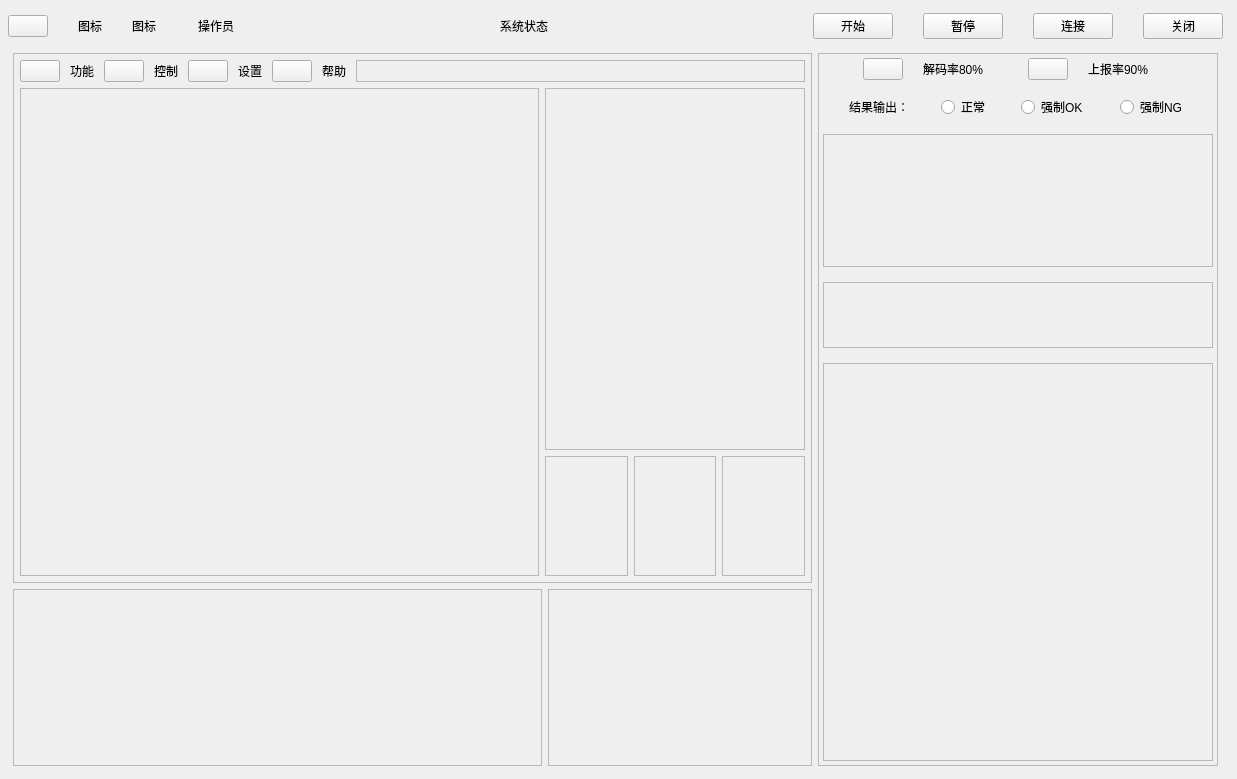
<?xml version="1.0" encoding="UTF-8"?>
<ui version="4.0">
 <class>Cfhs_MainWindow</class>
 <widget class="QMainWindow" name="Cfhs_MainWindow">
  <property name="geometry">
   <rect>
    <x>0</x>
    <y>0</y>
    <width>1237</width>
    <height>779</height>
   </rect>
  </property>
  <property name="windowTitle">
   <string>Cfhs_MainWindow</string>
  </property>
  <widget class="QWidget" name="centralWidget">
   <layout class="QHBoxLayout" name="horizontalLayout_9" stretch="1,0">
    <property name="spacing">
     <number>6</number>
    </property>
    <property name="leftMargin">
     <number>4</number>
    </property>
    <property name="topMargin">
     <number>4</number>
    </property>
    <property name="rightMargin">
     <number>4</number>
    </property>
    <property name="bottomMargin">
     <number>4</number>
    </property>
    <item>
     <layout class="QVBoxLayout" name="verticalLayout_5" stretch="0,1">
      <property name="spacing">
       <number>0</number>
      </property>
      <item>
       <layout class="QHBoxLayout" name="horizontalLayout">
        <property name="spacing">
         <number>30</number>
        </property>
        <property name="leftMargin">
         <number>4</number>
        </property>
        <property name="topMargin">
         <number>4</number>
        </property>
        <property name="rightMargin">
         <number>4</number>
        </property>
        <property name="bottomMargin">
         <number>0</number>
        </property>
        <item>
         <widget class="QPushButton" name="programPushButton"/>
        </item>
        <item>
         <widget class="QLabel" name="programTextLabel">
          <property name="text">
           <string>图标</string>
          </property>
         </widget>
        </item>
        <item>
         <widget class="QLabel" name="userImageLabel">
          <property name="minimumSize">
           <size>
            <width>36</width>
            <height>36</height>
           </size>
          </property>
          <property name="maximumSize">
           <size>
            <width>36</width>
            <height>36</height>
           </size>
          </property>
          <property name="text">
           <string>图标</string>
          </property>
         </widget>
        </item>
        <item>
         <widget class="QLabel" name="userTextLabel">
          <property name="text">
           <string>操作员</string>
          </property>
         </widget>
        </item>
        <item>
         <spacer name="horizontalSpacer">
          <property name="orientation">
           <enum>Qt::Horizontal</enum>
          </property>
          <property name="sizeHint" stdset="0">
           <size>
            <width>40</width>
            <height>20</height>
           </size>
          </property>
         </spacer>
        </item>
        <item>
         <widget class="QLabel" name="sysStatusLabel">
          <property name="text">
           <string>系统状态</string>
          </property>
         </widget>
        </item>
        <item>
         <spacer name="horizontalSpacer_2">
          <property name="orientation">
           <enum>Qt::Horizontal</enum>
          </property>
          <property name="sizeHint" stdset="0">
           <size>
            <width>40</width>
            <height>20</height>
           </size>
          </property>
         </spacer>
        </item>
        <item>
         <widget class="QPushButton" name="startPushButton">
          <property name="text">
           <string>开始</string>
          </property>
         </widget>
        </item>
        <item>
         <widget class="QPushButton" name="stopPushButton">
          <property name="text">
           <string>暂停</string>
          </property>
         </widget>
        </item>
        <item>
         <widget class="QPushButton" name="connectPushButton">
          <property name="text">
           <string>连接</string>
          </property>
         </widget>
        </item>
        <item>
         <widget class="QPushButton" name="closePushButton">
          <property name="text">
           <string>关闭</string>
          </property>
         </widget>
        </item>
       </layout>
      </item>
      <item>
       <layout class="QHBoxLayout" name="horizontalLayout_7" stretch="2,1">
        <property name="leftMargin">
         <number>9</number>
        </property>
        <property name="topMargin">
         <number>9</number>
        </property>
        <property name="rightMargin">
         <number>9</number>
        </property>
        <property name="bottomMargin">
         <number>9</number>
        </property>
        <item>
         <layout class="QVBoxLayout" name="verticalLayout_4" stretch="3,1">
          <property name="leftMargin">
           <number>0</number>
          </property>
          <property name="topMargin">
           <number>0</number>
          </property>
          <property name="rightMargin">
           <number>0</number>
          </property>
          <property name="bottomMargin">
           <number>0</number>
          </property>
          <item>
           <widget class="QFrame" name="leftFrame">
            <property name="frameShape">
             <enum>QFrame::StyledPanel</enum>
            </property>
            <property name="frameShadow">
             <enum>QFrame::Raised</enum>
            </property>
            <layout class="QVBoxLayout" name="verticalLayout_3" stretch="0,1">
             <property name="leftMargin">
              <number>6</number>
             </property>
             <property name="topMargin">
              <number>6</number>
             </property>
             <property name="rightMargin">
              <number>6</number>
             </property>
             <property name="bottomMargin">
              <number>6</number>
             </property>
             <item>
              <layout class="QHBoxLayout" name="horizontalLayout_4" stretch="0,0,0,0,0,0,0,0,1">
               <property name="spacing">
                <number>10</number>
               </property>
               <item>
                <widget class="QPushButton" name="functionPushButton"/>
               </item>
               <item>
                <widget class="QLabel" name="functionLabel">
                 <property name="text">
                  <string>功能</string>
                 </property>
                </widget>
               </item>
               <item>
                <widget class="QPushButton" name="controlPushButton"/>
               </item>
               <item>
                <widget class="QLabel" name="controlLabel">
                 <property name="text">
                  <string>控制</string>
                 </property>
                </widget>
               </item>
               <item>
                <widget class="QPushButton" name="settingPushButton"/>
               </item>
               <item>
                <widget class="QLabel" name="settingLabel">
                 <property name="text">
                  <string>设置</string>
                 </property>
                </widget>
               </item>
               <item>
                <widget class="QPushButton" name="helpPushButton"/>
               </item>
               <item>
                <widget class="QLabel" name="helpLabel">
                 <property name="text">
                  <string>帮助</string>
                 </property>
                </widget>
               </item>
               <item>
                <widget class="Cfhs_Frame" name="taskFrame">
                 <property name="frameShape">
                  <enum>QFrame::StyledPanel</enum>
                 </property>
                 <property name="frameShadow">
                  <enum>QFrame::Raised</enum>
                 </property>
                </widget>
               </item>
              </layout>
             </item>
             <item>
              <layout class="QHBoxLayout" name="horizontalLayout_3" stretch="2,1">
               <item>
                <widget class="Cfhs_Frame" name="mainFrame">
                 <property name="frameShape">
                  <enum>QFrame::StyledPanel</enum>
                 </property>
                 <property name="frameShadow">
                  <enum>QFrame::Raised</enum>
                 </property>
                </widget>
               </item>
               <item>
                <layout class="QVBoxLayout" name="verticalLayout" stretch="3,1">
                 <item>
                  <widget class="Cfhs_Frame" name="zoomFrame">
                   <property name="frameShape">
                    <enum>QFrame::StyledPanel</enum>
                   </property>
                   <property name="frameShadow">
                    <enum>QFrame::Raised</enum>
                   </property>
                  </widget>
                 </item>
                 <item>
                  <layout class="QHBoxLayout" name="horizontalLayout_8">
                   <item>
                    <widget class="Cfhs_Frame" name="sub1Frame">
                     <property name="frameShape">
                      <enum>QFrame::StyledPanel</enum>
                     </property>
                     <property name="frameShadow">
                      <enum>QFrame::Raised</enum>
                     </property>
                    </widget>
                   </item>
                   <item>
                    <widget class="Cfhs_Frame" name="sub2Frame">
                     <property name="frameShape">
                      <enum>QFrame::StyledPanel</enum>
                     </property>
                     <property name="frameShadow">
                      <enum>QFrame::Raised</enum>
                     </property>
                    </widget>
                   </item>
                   <item>
                    <widget class="Cfhs_Frame" name="sub3Frame">
                     <property name="frameShape">
                      <enum>QFrame::StyledPanel</enum>
                     </property>
                     <property name="frameShadow">
                      <enum>QFrame::Raised</enum>
                     </property>
                    </widget>
                   </item>
                  </layout>
                 </item>
                </layout>
               </item>
              </layout>
             </item>
            </layout>
           </widget>
          </item>
          <item>
           <layout class="QHBoxLayout" name="horizontalLayout_6" stretch="2,1">
            <property name="leftMargin">
             <number>0</number>
            </property>
            <property name="topMargin">
             <number>0</number>
            </property>
            <property name="rightMargin">
             <number>0</number>
            </property>
            <property name="bottomMargin">
             <number>0</number>
            </property>
            <item>
             <widget class="Cfhs_Frame" name="featureFormFrame">
              <property name="frameShape">
               <enum>QFrame::StyledPanel</enum>
              </property>
              <property name="frameShadow">
               <enum>QFrame::Raised</enum>
              </property>
             </widget>
            </item>
            <item>
             <widget class="Cfhs_Frame" name="RoiFrame">
              <property name="frameShape">
               <enum>QFrame::StyledPanel</enum>
              </property>
              <property name="frameShadow">
               <enum>QFrame::Raised</enum>
              </property>
             </widget>
            </item>
           </layout>
          </item>
         </layout>
        </item>
        <item>
         <widget class="QFrame" name="rightFrame">
          <property name="frameShape">
           <enum>QFrame::StyledPanel</enum>
          </property>
          <property name="frameShadow">
           <enum>QFrame::Raised</enum>
          </property>
          <layout class="QVBoxLayout" name="verticalLayout_2" stretch="0,0,2,1,6">
           <property name="spacing">
            <number>15</number>
           </property>
           <property name="leftMargin">
            <number>4</number>
           </property>
           <property name="topMargin">
            <number>4</number>
           </property>
           <property name="rightMargin">
            <number>4</number>
           </property>
           <property name="bottomMargin">
            <number>4</number>
           </property>
           <item>
            <layout class="QHBoxLayout" name="horizontalLayout_5" stretch="0,0,1,0,1,0">
             <property name="spacing">
              <number>20</number>
             </property>
             <property name="leftMargin">
              <number>0</number>
             </property>
             <property name="rightMargin">
              <number>0</number>
             </property>
             <item>
              <spacer name="horizontalSpacer_10">
               <property name="orientation">
                <enum>Qt::Horizontal</enum>
               </property>
               <property name="sizeHint" stdset="0">
                <size>
                 <width>40</width>
                 <height>20</height>
                </size>
               </property>
              </spacer>
             </item>
             <item>
              <widget class="QPushButton" name="readCodePushButton"/>
             </item>
             <item>
              <widget class="QLabel" name="readCodeLabel">
               <property name="text">
                <string>解码率80%</string>
               </property>
              </widget>
             </item>
             <item>
              <widget class="QPushButton" name="mesReportPushButton"/>
             </item>
             <item>
              <widget class="QLabel" name="mesReportLabel">
               <property name="text">
                <string>上报率90%</string>
               </property>
              </widget>
             </item>
             <item>
              <spacer name="horizontalSpacer_9">
               <property name="orientation">
                <enum>Qt::Horizontal</enum>
               </property>
               <property name="sizeHint" stdset="0">
                <size>
                 <width>40</width>
                 <height>20</height>
                </size>
               </property>
              </spacer>
             </item>
            </layout>
           </item>
           <item>
            <layout class="QHBoxLayout" name="horizontalLayout_2">
             <item>
              <spacer name="horizontalSpacer_11">
               <property name="orientation">
                <enum>Qt::Horizontal</enum>
               </property>
               <property name="sizeHint" stdset="0">
                <size>
                 <width>40</width>
                 <height>20</height>
                </size>
               </property>
              </spacer>
             </item>
             <item>
              <widget class="QLabel" name="resultLabel">
               <property name="text">
                <string>结果输出：</string>
               </property>
              </widget>
             </item>
             <item>
              <spacer name="horizontalSpacer_5">
               <property name="orientation">
                <enum>Qt::Horizontal</enum>
               </property>
               <property name="sizeHint" stdset="0">
                <size>
                 <width>40</width>
                 <height>20</height>
                </size>
               </property>
              </spacer>
             </item>
             <item>
              <widget class="QRadioButton" name="normalRadioButton">
               <property name="text">
                <string>正常</string>
               </property>
              </widget>
             </item>
             <item>
              <spacer name="horizontalSpacer_6">
               <property name="orientation">
                <enum>Qt::Horizontal</enum>
               </property>
               <property name="sizeHint" stdset="0">
                <size>
                 <width>40</width>
                 <height>20</height>
                </size>
               </property>
              </spacer>
             </item>
             <item>
              <widget class="QRadioButton" name="okRadioButton">
               <property name="text">
                <string>强制OK</string>
               </property>
              </widget>
             </item>
             <item>
              <spacer name="horizontalSpacer_7">
               <property name="orientation">
                <enum>Qt::Horizontal</enum>
               </property>
               <property name="sizeHint" stdset="0">
                <size>
                 <width>40</width>
                 <height>20</height>
                </size>
               </property>
              </spacer>
             </item>
             <item>
              <widget class="QRadioButton" name="ngRadioButton">
               <property name="text">
                <string>强制NG</string>
               </property>
              </widget>
             </item>
             <item>
              <spacer name="horizontalSpacer_8">
               <property name="orientation">
                <enum>Qt::Horizontal</enum>
               </property>
               <property name="sizeHint" stdset="0">
                <size>
                 <width>40</width>
                 <height>20</height>
                </size>
               </property>
              </spacer>
             </item>
            </layout>
           </item>
           <item>
            <widget class="Cfhs_Frame" name="resultFrame">
             <property name="frameShape">
              <enum>QFrame::StyledPanel</enum>
             </property>
             <property name="frameShadow">
              <enum>QFrame::Raised</enum>
             </property>
            </widget>
           </item>
           <item>
            <widget class="Cfhs_Frame" name="batchFormFrame">
             <property name="frameShape">
              <enum>QFrame::StyledPanel</enum>
             </property>
             <property name="frameShadow">
              <enum>QFrame::Raised</enum>
             </property>
            </widget>
           </item>
           <item>
            <widget class="Cfhs_Frame" name="batchChartFrame">
             <property name="frameShape">
              <enum>QFrame::StyledPanel</enum>
             </property>
             <property name="frameShadow">
              <enum>QFrame::Raised</enum>
             </property>
            </widget>
           </item>
          </layout>
         </widget>
        </item>
       </layout>
      </item>
     </layout>
    </item>
    <item>
     <widget class="Cfhs_Frame" name="sideFrame">
      <property name="frameShape">
       <enum>QFrame::StyledPanel</enum>
      </property>
      <property name="frameShadow">
       <enum>QFrame::Raised</enum>
      </property>
     </widget>
    </item>
   </layout>
  </widget>
 </widget>
 <layoutdefault spacing="6" margin="11"/>
 <customwidgets>
  <customwidget>
   <class>Cfhs_Frame</class>
   <extends>QFrame</extends>
   <header location="global">cfhs_frame.h</header>
   <container>1</container>
  </customwidget>
 </customwidgets>
 <resources/>
 <connections/>
</ui>
